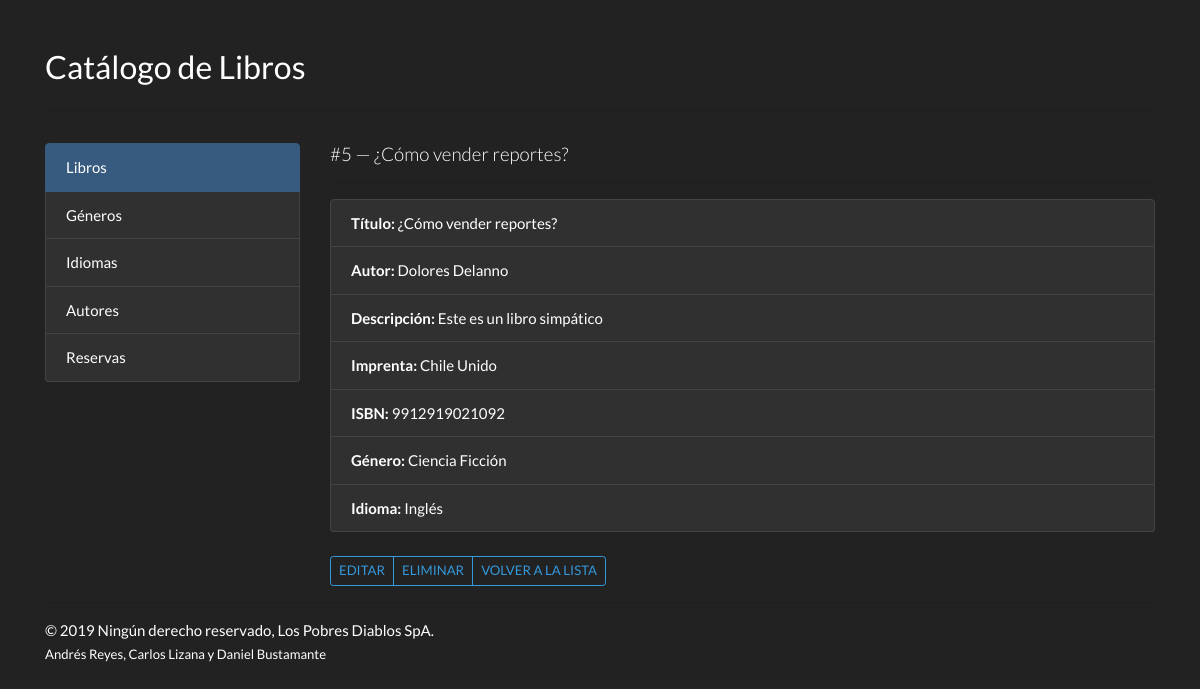
Page /books/detail/5/ on the committed database.
### catalog/models.py (models this page shows, shortened)
class Book(models.Model):
    title = models.CharField(max_length=50)
    author = models.ForeignKey(Author, on_delete=models.SET_NULL, null=True)
    summary = models.TextField(max_length=1000)
    imprint = models.CharField(max_length=100)
    isbn = models.CharField(max_length=13)
    genre = models.ForeignKey(Genre, on_delete=models.SET_NULL, null=True)
    language = models.ForeignKey(Language, on_delete=models.SET_NULL, null=True)

class Author(models.Model):
    first_name = models.CharField(max_length=100)
    last_name = models.CharField(max_length=100)
    date_of_birth = models.DateField(null=True, blank=True)
    date_of_death = models.DateField('Died', null=True, blank=True)
    class Meta:
        ordering = ['last_name', 'first_name']
    def __str__(self):
        return '%s %s' % (self.first_name, self.last_name)

class Genre(models.Model):
    name = models.CharField(max_length=30)
    def __str__(self):
        return self.name

class Language(models.Model):
    name = models.CharField(max_length=100)
    def __str__(self):
        return self.name

### catalog/views.py (the view)
# urls.py: url(r'^books/detail/(?P<pk>\d+)/$', BookDetail.as_view(), name='books_detail'),
class BookDetail(DetailView):
    model = Book
    template_name = 'books/books_detail.html'

### catalog/templates/books/books_detail.html (shortened to what this page needs)
<!doctype html>
<html lang="en">
<head>
    <link rel="stylesheet" href="https://stackpath.bootstrapcdn.com/bootswatch/4.3.1/darkly/bootstrap.min.css"/>
</head>
<body>
<div class="container">
    <div class="row">
        <div class="col pt-5">
            <h3>Catálogo de Libros</h3>
        </div>
    </div>
    <hr class="pb-3"/>
    <div class="row">
        <div class="col-lg-3 order-2 order-lg-1">
            <div class="list-group">
                <a href="{% url 'catalog:books_list' %}"
                   class="list-group-item list-group-item-action active">Libros</a>
                <a href="{% url 'catalog:genres_list' %}" class="list-group-item list-group-item-action">Géneros</a>
                <a href="{% url 'catalog:languages_list' %}" class="list-group-item list-group-item-action">Idiomas</a>
                <a href="{% url 'catalog:authors_list' %}" class="list-group-item list-group-item-action">Autores</a>
                <a href="{% url 'catalog:reservations_list' %}"
                   class="list-group-item list-group-item-action">Reservas</a>
            </div>
        </div>
        <div class="col-lg-9 order-1 order-lg-2">
            <h5 class="font-weight-light">#{{ book.id }} — {{ book.title }}</h5>
            <hr />
            <ul class="list-group pb-4">
                <li class="list-group-item"><strong>Título:</strong> {{ book.title }}</li>
                <li class="list-group-item"><strong>Autor:</strong> {{ book.author }}</li>
                <li class="list-group-item"><strong>Descripción:</strong> {{ book.summary }}</li>
                <li class="list-group-item"><strong>Imprenta:</strong> {{ book.imprint }}</li>
                <li class="list-group-item"><strong>ISBN:</strong> {{ book.isbn }}</li>
                <li class="list-group-item"><strong>Género:</strong> {{ book.genre }}</li>
                <li class="list-group-item"><strong>Idioma:</strong> {{ book.language }}</li>
            </ul>
            <div class="btn-group" role="group">
                <a href="{% url 'catalog:books_update' book.id %}" class="btn btn-sm btn-outline-info float-right text-uppercase">Editar
                </a>
                <a href="{% url 'catalog:books_delete' book.id %}" class="btn btn-sm btn-outline-info float-right text-uppercase">Eliminar
                </a>
                <a href="{% url 'catalog:books_list' %}" class="btn btn-sm btn-outline-info float-right text-uppercase">Volver a la Lista
                </a>
            </div>
        </div>
    </div>
    <hr/>
    &copy; 2019 Ningún derecho reservado, Los Pobres Diablos SpA.<br><small>Andrés Reyes, Carlos Lizana y Daniel
    Bustamante</small>
</div>
</body>
</html>

### rows in the picture
Book: id "5", title "¿Cómo vender reportes?", author "Dolores Delanno", summary "Este es un libro simpático", imprint "Chile Unido", isbn "9912919021092", genre "Ciencia Ficción", language "Inglés"
